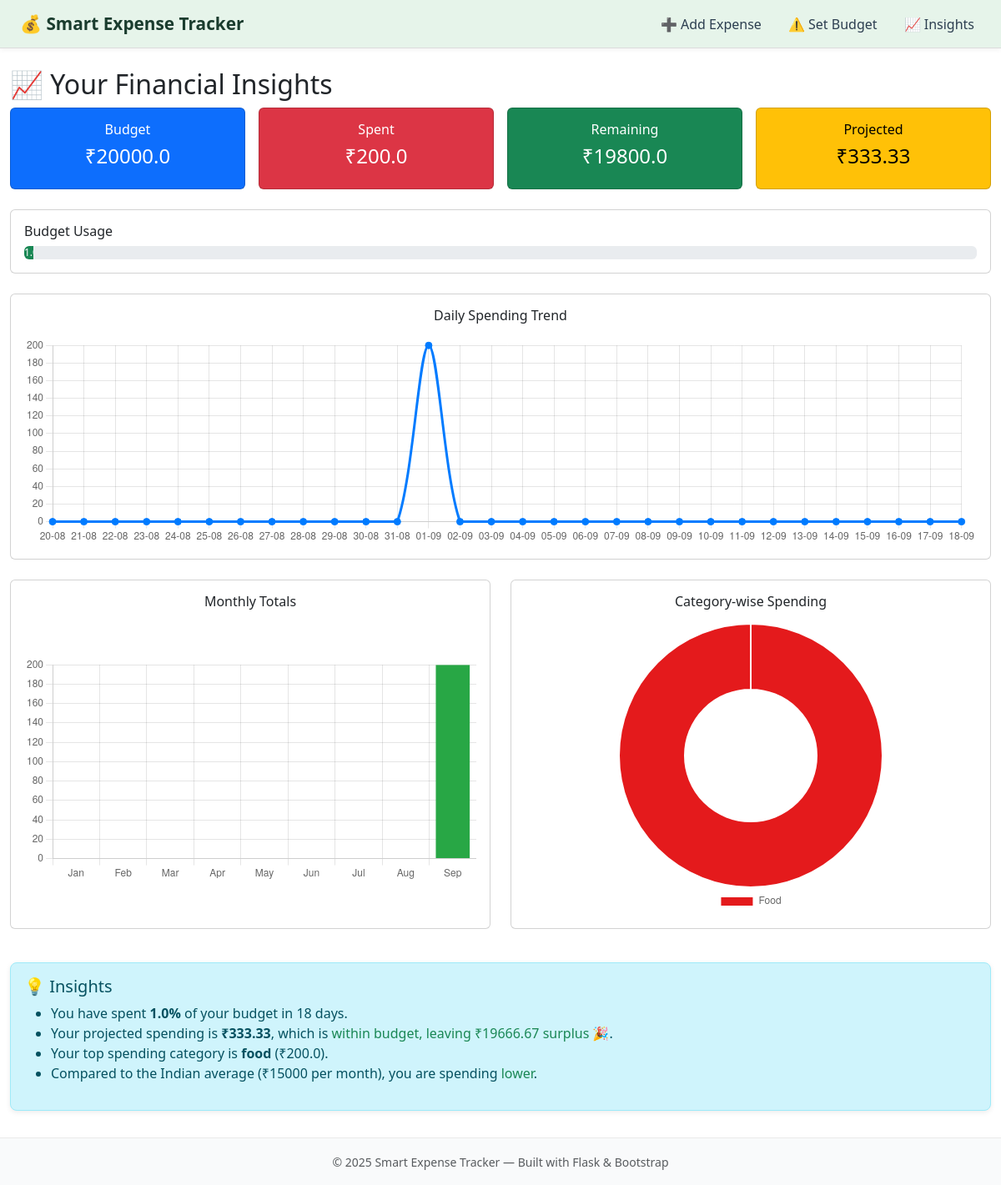
/insights (signed in), run on the app's committed database.
### model.py (models this page shows, shortened)
class Budget(db.Model):
    __tablename__ = "budgets"
    id = db.Column(db.Integer, primary_key=True)
    user_id = db.Column(db.Integer, db.ForeignKey("users.id"), nullable=False)
    year = db.Column(db.Integer, nullable=False)
    month = db.Column(db.Integer, nullable=False)
    amount = db.Column(db.Float, nullable=False)
    __table_args__ = (
        db.UniqueConstraint("user_id", "year", "month", name="unique_user_month_budget"),
    )

class Expense(db.Model):
    __tablename__ = "expenses"
    id = db.Column(db.Integer, primary_key=True)
    user_id = db.Column(db.Integer, db.ForeignKey("users.id"), nullable=False)
    category = db.Column(db.String(50), nullable=False)
    amount = db.Column(db.Float, nullable=False)
    description = db.Column(db.String(200), nullable=True)
    date = db.Column(db.Date, nullable=False, default=date.today)

### app.py (the view)
@app.route('/insights')
@login_required
def insights():
    expenses = Expense.query.filter_by(user_id=current_user.id).all()
    today = date.today()
    year, month = today.year, today.month
    budget_obj = Budget.query.filter_by(user_id=current_user.id, year=year, month=month).first()
    budget = budget_obj.amount if budget_obj else 0
    total_spent = sum(e.amount for e in expenses if e.date.month == month and e.date.year == year)
    remaining = (budget - total_spent) if budget else 0
    first_day = date(year, month, 1)
    days_passed = (today - first_day).days + 1
    days_in_month = calendar.monthrange(year, month)[1]
    projected = round((total_spent / days_passed) * days_in_month, 2) if days_passed else 0
    percent_used = round((total_spent / budget) * 100, 1) if budget else 0
    daily_summary = defaultdict(float)
    cutoff_date = today - timedelta(days=29)
    for e in expenses:
        if isinstance(e.date, (datetime, date)) and e.date >= cutoff_date:
            d = e.date.strftime("%Y-%m-%d")
            daily_summary[d] += e.amount
    daily_labels = [(cutoff_date + timedelta(days=i)).strftime("%d-%m") for i in range(30)]
    daily_values = [
        daily_summary[(cutoff_date + timedelta(days=i)).strftime("%Y-%m-%d")]
        if (cutoff_date + timedelta(days=i)).strftime("%Y-%m-%d") in daily_summary else 0
        for i in range(30)
    ]
    monthly_summary = defaultdict(float)
    for e in expenses:
        if isinstance(e.date, (datetime, date)) and e.date.year == today.year:
            monthly_summary[e.date.month] += e.amount
    monthly_labels = [calendar.month_abbr[m] for m in range(1, today.month + 1)]
    monthly_values = [monthly_summary[m] if m in monthly_summary else 0 for m in range(1, today.month + 1)]
    category_summary = defaultdict(float)
    for e in expenses:
        normalized_category = e.category.strip().lower()
        category_summary[normalized_category] += e.amount
    category_labels = [c.title() for c in category_summary.keys()]
    category_values = list(category_summary.values())
    if category_summary:
        top_category = max(category_summary, key=category_summary.get)
        top_category_amount = category_summary[top_category]
    else:
        top_category, top_category_amount = "N/A", 0
    avg_indian = 15000
    return render_template(
        'insights.html',
        budget=budget,
        total_spent=total_spent,
        remaining=remaining,
        projected=projected,
        percent_used=percent_used,
        days_passed=days_passed,
        daily_labels=daily_labels,
        daily_values=daily_values,
        monthly_labels=monthly_labels,
        monthly_values=monthly_values,
        category_labels=category_labels,
        category_values=category_values,
        top_category=top_category,
        top_category_amount=top_category_amount,
        avg_indian=avg_indian
    )

### app.py (called while the page is built)
@login_manager.user_loader
def load_user(user_id):
    return User.query.get(int(user_id))

### templates/insights.html (shortened to what this page needs)
{% extends 'base.html' %}
{% block main_class %}container-fluid my-3{% endblock %}
{% block content %}
<h2 class="page-title">📈 Your Financial Insights</h2>
<div class="row g-3 mb-4">
  <div class="col-md-3">
    <div class="card text-bg-primary text-center">
      <div class="card-body">
        <h6>Budget</h6>
        <h4>₹{{ budget }}</h4>
      </div>
    </div>
  </div>
  <div class="col-md-3">
    <div class="card text-bg-danger text-center">
      <div class="card-body">
        <h6>Spent</h6>
        <h4>₹{{ total_spent }}</h4>
      </div>
    </div>
  </div>
  <div class="col-md-3">
    <div class="card text-bg-success text-center">
      <div class="card-body">
        <h6>Remaining</h6>
        <h4>₹{{ remaining }}</h4>
      </div>
    </div>
  </div>
  <div class="col-md-3">
    <div class="card text-bg-warning text-center">
      <div class="card-body">
        <h6>Projected</h6>
        <h4>₹{{ projected }}</h4>
      </div>
    </div>
  </div>
</div>
<div class="card mb-4">
  <div class="card-body">
    <h6>Budget Usage</h6>
    <div class="progress">
      <div class="progress-bar
           {% if percent_used > 80 %}bg-danger
           {% elif percent_used > 50 %}bg-warning
           {% else %}bg-success{% endif %}"
           role="progressbar"
           style="width: {{ percent_used }}%;">
        {{ percent_used }}%
      </div>
    </div>
  </div>
</div>
<div class="row mb-4">
  <div class="col-12">
    <div class="card">
      <div class="card-body">
        <h6 class="text-center mb-3">Daily Spending Trend</h6>
        <div class="daily-chart-container">
          <canvas id="dailyChart"></canvas>
        </div>
      </div>
    </div>
  </div>
</div>
<div class="row mb-4">
  <div class="col-lg-6 mb-3">
    <div class="card">
      <div class="card-body">
        <h6 class="text-center mb-3">Monthly Totals</h6>
        <div class="chart-container">
          <canvas id="monthlyChart"></canvas>
        </div>
      </div>
    </div>
  </div>
  <div class="col-lg-6 mb-3">
    <div class="card">
      <div class="card-body">
        <h6 class="text-center mb-3">Category-wise Spending</h6>
        <div class="chart-container">
          <canvas id="categoryChart"></canvas>
        </div>
      </div>
    </div>
  </div>
</div>
<div class="alert alert-info mt-4">
  <h5>💡 Insights</h5>
  <ul>
    <li>You have spent <strong>{{ percent_used }}%</strong> of your budget in {{ days_passed }} days.</li>
    <li>Your projected spending is <strong>₹{{ projected }}</strong>, which is
      {% if projected > budget %}
        <span class="text-danger">over budget by ₹{{ "%.2f" % (projected - budget) }}</span>.
      {% else %}
        <span class="text-success">within budget, leaving ₹{{ budget - projected }} surplus 🎉</span>.
      {% endif %}
    </li>
    <li>Your top spending category is <strong>{{ top_category }}</strong> (₹{{ top_category_amount }}).</li>
    <li>Compared to the Indian average (₹{{ avg_indian }} per month), you are
      {% if total_spent > avg_indian %}
        spending <span class="text-danger">higher</span>.
      {% else %}
        spending <span class="text-success">lower</span>.
      {% endif %}
    </li>
  </ul>
</div>
<script>
const dailyLabels = {{ daily_labels | safe }};
const dailyValues = {{ daily_values | safe }};
const monthlyLabels = {{ monthly_labels | safe }};
const monthlyValues = {{ monthly_values | safe }};
const categoryLabels = {{ category_labels | safe }};
const categoryValues = {{ category_values | safe }};
// Daily Line Chart
new Chart(document.getElementById('dailyChart'), {
    type: 'line',
    data: {
        labels: dailyLabels,
        datasets: [{
            label: 'Daily Spending',
            data: dailyValues,
            borderColor: '#007bff',
            tension: 0.3,
            fill: false,
            pointBackgroundColor: '#007bff',
            pointRadius: 4
        }]
    },
    options: {
        responsive: true,
        maintainAspectRatio: false,
        plugins: { legend: { display: false } }
    }
});
// Monthly Bar Chart
new Chart(document.getElementById('monthlyChart'), {
    type: 'bar',
    data: {
        labels: monthlyLabels,
        datasets: [{
            label: 'Monthly Total',
            data: monthlyValues,
            backgroundColor: '#28a745'
        }]
    },
    options: {
        responsive: true,
        plugins: { legend: { display: false } },
        scales: { y: { beginAtZero: true } }
    }
});
// Category Pie Chart
new Chart(document.getElementById('categoryChart'), {
    type: 'doughnut',
    data: {
        labels: categoryLabels,
        datasets: [{
            data: categoryValues,
            backgroundColor: [
              '#e41a1c', // red
              '#377eb8', // blue
              '#4daf4a', // green
              '#984ea3', // purple
              '#ff7f00', // orange
              '#ffff33', // yellow
              '#a65628', // brown
              '#f781bf', // pink
              '#999999', // gray
              '#66c2a5', // teal
              '#fc8d62'  // coral
            ]
        }]
    },
    options: {
        responsive: true,
        plugins: {
            legend: {
                position: 'bottom'
            }
        }
    }
});
</script>
{% endblock %}

### templates/base.html (style rules this page uses)
.alert { border-radius: 0.5rem; box-shadow: 0px 2px 6px rgba(0,0,0,0.08); }
body { display: flex; flex-direction: column; min-height: 100vh; }

### templates/insights.html (style rules this page uses)
.chart-container { position: relative; height: 350px; width: 100%; display: flex; justify-content: center; align-items: center; }
.daily-chart-container { position: relative; height: 250px; width: 100%; }

### data on the page
Budget: amount "20000.0", budget-projected "19666.67"
Expense: category "food"

### other printed values
{{ total_spent }} "200.0"
{{ remaining }} "19800.0"
{{ percent_used }} "1.0"
{{ top_category_amount }} "200.0"
{{ avg_indian }} "15000"
chart data {{ daily_values | safe }} [0, 0, 0, 0, 0, 0, 0, 0, 0, 0, 0, 0, 200.0, 0, 0, 0, 0, 0, 0, 0, 0, 0, 0, 0, 0, 0, 0, 0, 0, 0]
chart data {{ monthly_labels | safe }} ['Jan', 'Feb', 'Mar', 'Apr', 'May', 'Jun', 'Jul', 'Aug', 'Sep']
chart data {{ monthly_values | safe }} [0, 0, 0, 0, 0, 0, 0, 0, 200.0]
